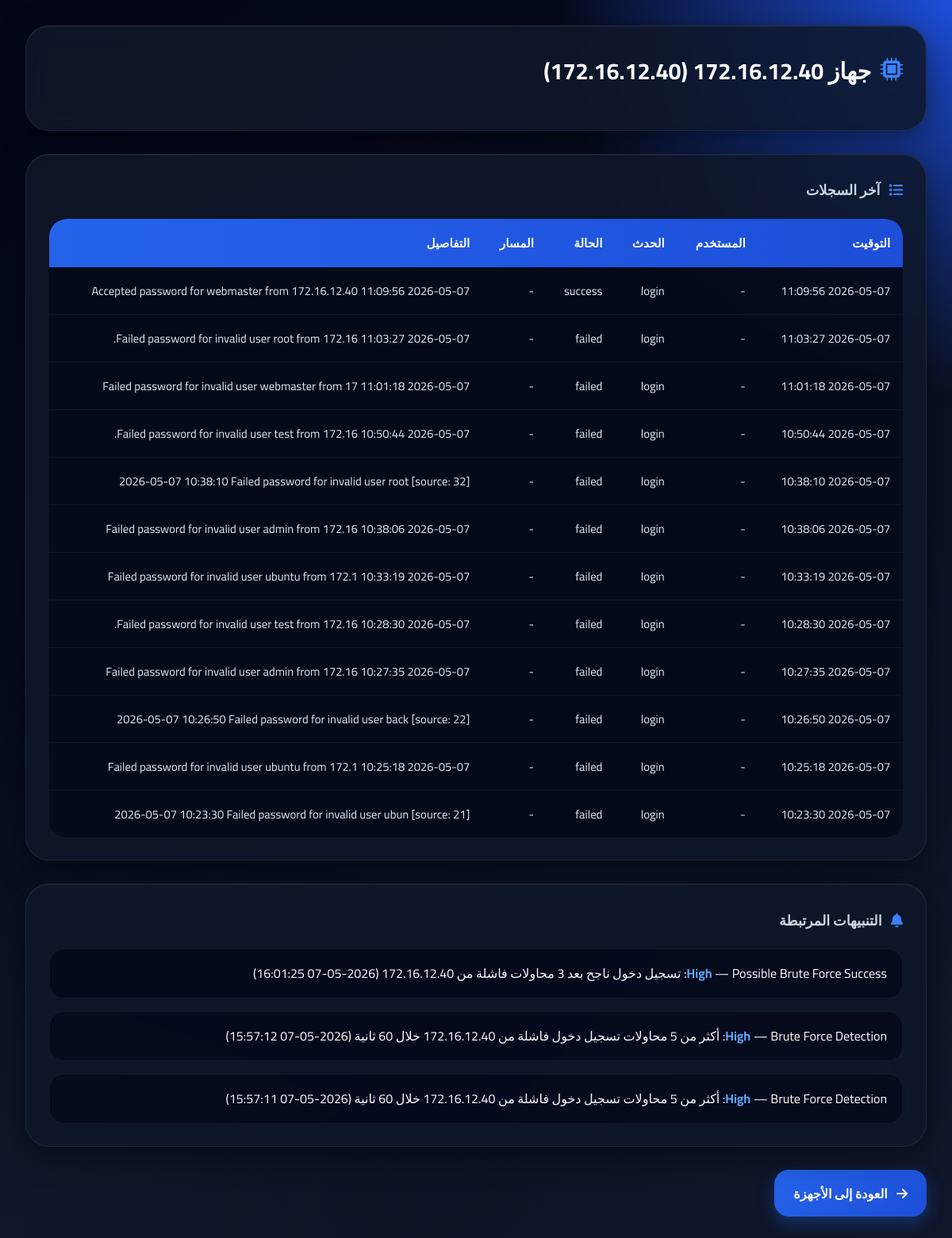
Page /device/172.16.12.40 (signed in) on the committed database.
### models.py (models this page shows)
class Device(db.Model):
    id = db.Column(db.Integer, primary_key=True)
    ip = db.Column(db.String(45), unique=True, nullable=False)
    hostname = db.Column(db.String(100), nullable=True)
    first_seen = db.Column(db.DateTime, default=datetime.utcnow)
    last_seen = db.Column(db.DateTime, default=datetime.utcnow, onupdate=datetime.utcnow)

class Alert(db.Model):
    id = db.Column(db.Integer, primary_key=True)
    timestamp = db.Column(db.DateTime, default=datetime.utcnow)
    severity = db.Column(db.String(20), nullable=False)
    rule_name = db.Column(db.String(100), nullable=False)
    description = db.Column(db.Text, nullable=False)
    src_ip = db.Column(db.String(45), nullable=True)
    log_ids = db.Column(db.String(200), nullable=True)
    is_resolved = db.Column(db.Boolean, default=False)

### app.py (the view)
    @app.route('/device/<ip>')
    @login_required
    def device_details(ip):
        logs = Log.query.filter_by(src_ip=ip).order_by(Log.timestamp.desc()).limit(200).all()
        alerts = Alert.query.filter_by(src_ip=ip).order_by(Alert.timestamp.desc()).all()
        device = Device.query.filter_by(ip=ip).first()
        return render_template('device_details.html', ip=ip, device=device, logs=logs, alerts=alerts)

### auth.py (called while the page is built)
@login_manager.user_loader
def load_user(user_id):
    return User.query.get(int(user_id))

### templates/device_details.html (shortened to what this page needs)
<!DOCTYPE html>
<html lang="ar">
<head>
    <link rel="stylesheet" href="https://cdnjs.cloudflare.com/ajax/libs/font-awesome/6.0.0-beta3/css/all.min.css">
</head>
<body>
    <div class="container">
        <div class="card">
            <h2>
                <i class="fas fa-microchip"></i>
                جهاز {{ ip }}
                {% if device and device.hostname %}
                ({{ device.hostname }})
                {% endif %}
            </h2>
        </div>
        <div class="card">
            <h4>
                <i class="fas fa-list"></i>
                آخر السجلات
            </h4>
            <div class="table-wrapper">
                <table>
                    <thead>
                        <tr>
                            <th>التوقيت</th>
                            <th>المستخدم</th>
                            <th>الحدث</th>
                            <th>الحالة</th>
                            <th>المسار</th>
                            <th>التفاصيل</th>
                        </tr>
                    </thead>
                    <tbody>
                        {% for log in logs %}
                        <tr>
                            <td>{{ log.timestamp.strftime('%Y-%m-%d %H:%M:%S') }}</td>
                            <td>{{ log.username or '-' }}</td>
                            <td>{{ log.event_type }}</td>
                            <td>{{ log.status or '-' }}</td>
                            <td>{{ log.request_path or '-' }}</td>
                            <td>{{ log.details[:70] }}</td>
                        </tr>
                        {% else %}
                        <tr>
                            <td colspan="6">لا توجد سجلات</td>
                        </tr>
                        {% endfor %}
                    </tbody>
                </table>
            </div>
        </div>
        <div class="card">
            <h4>
                <i class="fas fa-bell"></i>
                التنبيهات المرتبطة
            </h4>
            <ul>
                {% for a in alerts %}
                <li>
                    <strong>{{ a.severity }}</strong>
                    — {{ a.rule_name }}:
                    {{ a.description }}
                    ({{ a.timestamp.strftime('%Y-%m-%d %H:%M:%S') }})
                </li>
                {% else %}
                <li>لا توجد تنبيهات</li>
                {% endfor %}
            </ul>
        </div>
        <a href="/devices" class="btn-back">
            <i class="fas fa-arrow-right"></i>
            العودة إلى الأجهزة
        </a>
    </div>
</body>
</html>

### templates/device_details.html (style rules this page uses)
* { margin: 0; padding: 0; box-sizing: border-box; }
body { background: radial-gradient(circle at top right, #1d4ed8 0%, transparent 25%), radial-gradient(circle at bottom left, #0f172a 0%, transparent 30%), linear-gradient(135deg, #020617, #0f172a); font-family: 'Cairo', sans-serif; min-height: 100vh; padding: 2rem; direction: rtl; color: #f8fafc; }
.container { max-width: 1350px; margin: auto; }
.card { background: rgba(15, 23, 42, 0.85); backdrop-filter: blur(18px); border: 1px solid rgba(255, 255, 255, 0.08); border-radius: 30px; padding: 1.8rem; margin-bottom: 1.8rem; box-shadow: 0 10px 40px rgba(0, 0, 0, 0.45), inset 0 1px 0 rgba(255, 255, 255, 0.05); transition: 0.3s ease; }
h2, h4 { display: flex; align-items: center; gap: 0.7rem; margin-bottom: 1.2rem; font-weight: 700; }
h2 { font-size: 1.8rem; color: #ffffff; }
h4 { font-size: 1.1rem; color: #cbd5e1; }
h2 i, h4 i { color: #3b82f6; }
.table-wrapper { overflow-x: auto; border-radius: 22px; }
table { width: 100%; border-collapse: collapse; overflow: hidden; background: rgba(2, 6, 23, 0.7); border-radius: 22px; }
thead { background: linear-gradient(90deg, #2563eb, #1d4ed8); }
th { color: white; font-weight: 700; padding: 1rem; text-align: right; font-size: 0.95rem; }
td { padding: 1rem; border-bottom: 1px solid rgba(255, 255, 255, 0.05); color: #e2e8f0; font-size: 0.92rem; transition: 0.2s; }
tbody tr { transition: 0.25s ease; }
tbody tr:last-child td { border-bottom: none; }
ul { list-style: none; display: flex; flex-direction: column; gap: 1rem; }
ul li { background: rgba(2, 6, 23, 0.65); border: 1px solid rgba(255, 255, 255, 0.06); padding: 1rem 1.2rem; border-radius: 18px; line-height: 1.8; transition: 0.25s ease; }
strong { color: #60a5fa; }
.btn-back { display: inline-flex; align-items: center; gap: 0.7rem; background: linear-gradient(135deg, #2563eb, #1d4ed8); color: white; text-decoration: none; padding: 0.9rem 1.5rem; border-radius: 18px; font-weight: 700; box-shadow: 0 8px 20px rgba(37, 99, 235, 0.35); transition: 0.3s ease; }

### rows in the picture
Device: hostname "172.16.12.40"
Alert: severity "High", rule_name "Possible Brute Force Success", timestamp "2026-05-07 16:01:25"
Alert: severity "High", rule_name "Brute Force Detection", description "أكثر من 5 محاولات تسجيل دخول فاشلة من 172.16.12.40 خلال 60 ثانية", timestamp "2026-05-07 15:57:12"
Alert: severity "High", rule_name "Brute Force Detection", description "أكثر من 5 محاولات تسجيل دخول فاشلة من 172.16.12.40 خلال 60 ثانية", timestamp "2026-05-07 15:57:11"

### other values in the picture
{{ log.timestamp.strftime('%Y-%m-%d %H:%M:%S') }} "2026-05-07 11:09:56" "2026-05-07 11:03:27" "2026-05-07 11:01:18" "2026-05-07 10:50:44" "2026-05-07 10:38:10" "2026-05-07 10:38:06" "2026-05-07 10:33:19" "2026-05-07 10:28:30" "2026-05-07 10:27:35" "2026-05-07 10:26:50" "2026-05-07 10:25:18" "2026-05-07 10:23:30"
{{ log.username or '-' }} "-" "-" "-" "-" "-" "-" "-" "-" "-" "-" "-" "-"
{{ log.event_type }} "login" "login" "login" "login" "login" "login" "login" "login" "login" "login" "login" "login"
{{ log.status or '-' }} "success" "failed" "failed" "failed" "failed" "failed" "failed" "failed" "failed" "failed" "failed" "failed"
{{ log.request_path or '-' }} "-" "-" "-" "-" "-" "-" "-" "-" "-" "-" "-" "-"
{{ log.details[:70] }} "2026-05-07 11:09:56 Accepted password for webmaster from 172.16.12.40" "2026-05-07 11:03:27 Failed password for invalid user root from 172.16." "2026-05-07 11:01:18 Failed password for invalid user webmaster from 17" "2026-05-07 10:50:44 Failed password for invalid user test from 172.16." "[source: 32] 2026-05-07 10:38:10 Failed password for invalid user root" "2026-05-07 10:38:06 Failed password for invalid user admin from 172.16" "2026-05-07 10:33:19 Failed password for invalid user ubuntu from 172.1" "2026-05-07 10:28:30 Failed password for invalid user test from 172.16." "2026-05-07 10:27:35 Failed password for invalid user admin from 172.16" "[source: 22] 2026-05-07 10:26:50 Failed password for invalid user back" "2026-05-07 10:25:18 Failed password for invalid user ubuntu from 172.1" "[source: 21] 2026-05-07 10:23:30 Failed password for invalid user ubun"
